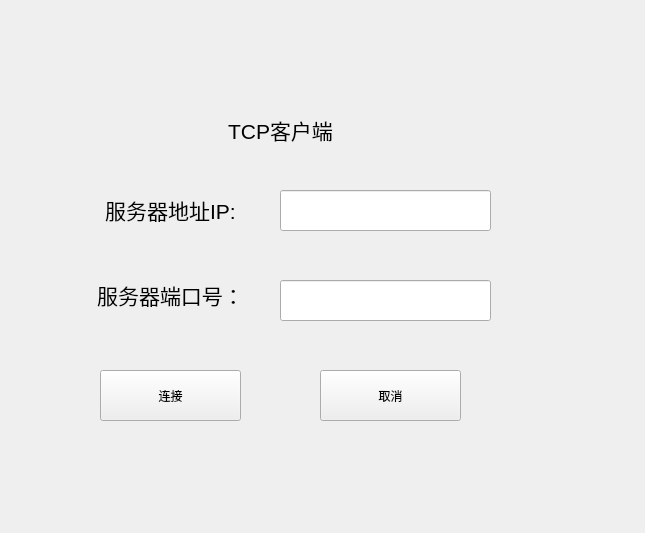
<?xml version="1.0" encoding="UTF-8"?>
<ui version="4.0">
 <class>Widget</class>
 <widget class="QWidget" name="Widget">
  <property name="geometry">
   <rect>
    <x>0</x>
    <y>0</y>
    <width>645</width>
    <height>533</height>
   </rect>
  </property>
  <property name="windowTitle">
   <string>Widget</string>
  </property>
  <widget class="QLabel" name="label">
   <property name="geometry">
    <rect>
     <x>210</x>
     <y>100</y>
     <width>141</width>
     <height>61</height>
    </rect>
   </property>
   <property name="text">
    <string>&lt;html&gt;&lt;head/&gt;&lt;body&gt;&lt;p align=&quot;center&quot;&gt;&lt;span style=&quot; font-size:16pt;&quot;&gt;TCP客户端&lt;/span&gt;&lt;/p&gt;&lt;/body&gt;&lt;/html&gt;</string>
   </property>
  </widget>
  <widget class="QLabel" name="label_2">
   <property name="geometry">
    <rect>
     <x>80</x>
     <y>190</y>
     <width>181</width>
     <height>41</height>
    </rect>
   </property>
   <property name="text">
    <string>&lt;html&gt;&lt;head/&gt;&lt;body&gt;&lt;p align=&quot;center&quot;&gt;&lt;span style=&quot; font-size:16pt;&quot;&gt;服务器地址IP:&lt;/span&gt;&lt;/p&gt;&lt;/body&gt;&lt;/html&gt;</string>
   </property>
  </widget>
  <widget class="QLabel" name="label_3">
   <property name="geometry">
    <rect>
     <x>60</x>
     <y>260</y>
     <width>221</width>
     <height>71</height>
    </rect>
   </property>
   <property name="text">
    <string>&lt;html&gt;&lt;head/&gt;&lt;body&gt;&lt;p align=&quot;center&quot;&gt;&lt;span style=&quot; font-size:16pt;&quot;&gt;服务器端口号：&lt;/span&gt;&lt;/p&gt;&lt;/body&gt;&lt;/html&gt;</string>
   </property>
  </widget>
  <widget class="QLineEdit" name="IPlineEdit">
   <property name="geometry">
    <rect>
     <x>280</x>
     <y>190</y>
     <width>211</width>
     <height>41</height>
    </rect>
   </property>
  </widget>
  <widget class="QLineEdit" name="PortlineEdit">
   <property name="geometry">
    <rect>
     <x>280</x>
     <y>280</y>
     <width>211</width>
     <height>41</height>
    </rect>
   </property>
  </widget>
  <widget class="QPushButton" name="ConnectButton">
   <property name="geometry">
    <rect>
     <x>100</x>
     <y>370</y>
     <width>141</width>
     <height>51</height>
    </rect>
   </property>
   <property name="text">
    <string>连接</string>
   </property>
  </widget>
  <widget class="QPushButton" name="CancelButton_2">
   <property name="geometry">
    <rect>
     <x>320</x>
     <y>370</y>
     <width>141</width>
     <height>51</height>
    </rect>
   </property>
   <property name="text">
    <string>取消</string>
   </property>
  </widget>
 </widget>
 <resources/>
 <connections/>
</ui>
